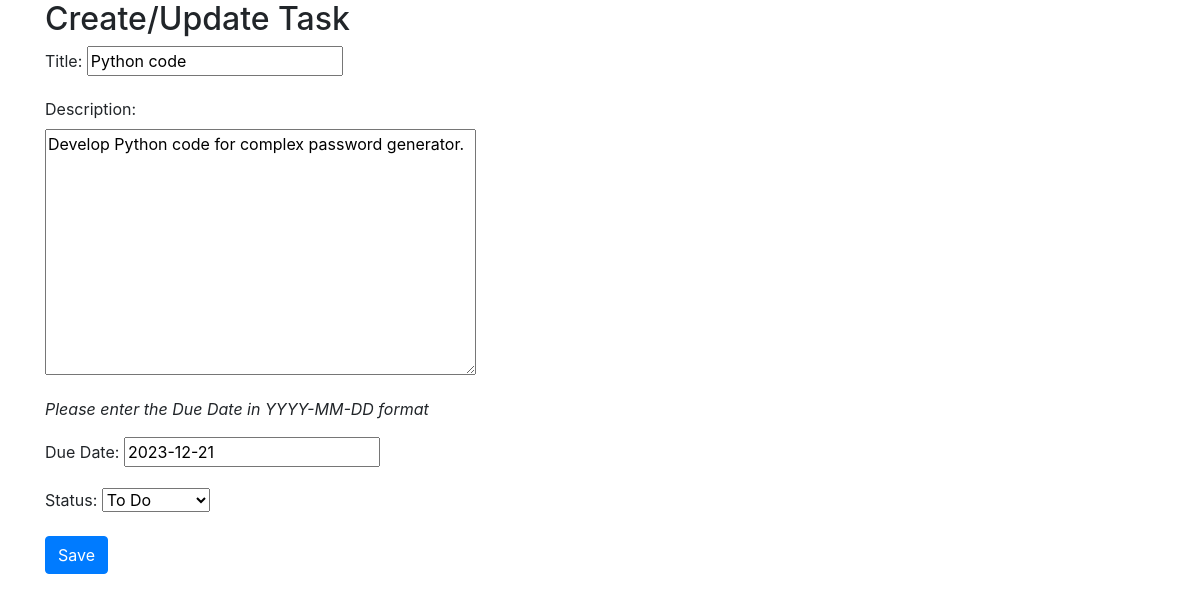
The app's page /update/2/ with its own data.
### Tasks/models.py (models this page shows, shortened)
class Task(models.Model):
    title = models.CharField(max_length=100)
    description = models.TextField()
    due_date = models.DateField()
    STATUS_CHOICES = (
        ('TODO', 'To Do'),
        ('INPROGRESS', 'In Progress'),
        ('DONE', 'Done'),
    )
    status = models.CharField(max_length=20, choices=STATUS_CHOICES)

### Tasks/views.py (the view)
# urls.py: path('update/<int:pk>/', views.task_update, name='task_update'),
def task_update(request, pk):
    task = get_object_or_404(Task, pk=pk)
    if request.method == 'POST':
        form = TaskForm(request.POST, instance=task)
        if form.is_valid():
            form.save()
            return redirect('task_list')
    else:
        form = TaskForm(instance=task)
    return render(request, 'Tasks/task_form.html', {'form': form})

### Tasks/forms.py
class TaskForm(forms.ModelForm):
    class Meta:
        model = Task
        fields = ['title', 'description', 'due_date', 'status']

### templates/Tasks/task_form.html (shortened to what this page needs)
{% extends 'Tasks/base.html' %}
{% block content %}
    <h2>Create/Update Task</h2>
    <form method="post" action="{% if form.instance.id %}{% url 'task_update' form.instance.id %}{% else %}{% url 'task_create' %}{% endif %}">
        <div class="form-group">
            <label for="id_title">Title:</label>
            {{ form.title }}
        </div>
        <label for="id_description">Description:</label>
        <div class="form-group">
            {{ form.description }}
        </div>
        <p><em>Please enter the Due Date in YYYY-MM-DD format</em></p>
        <div class="form-group">
            <label for="id_due_date">Due Date:</label>
            {{ form.due_date }}
        </div>
        <div class="form-group">
            <label for="id_status">Status:</label>
            {{ form.status }}
        </div>
        <button type="submit" class="btn btn-primary">Save</button>
    </form>
{% endblock %}

### records on screen
Task: title "Python code", description "Develop Python code for complex password generator.", due_date "2023-12-21", status "To Do"
